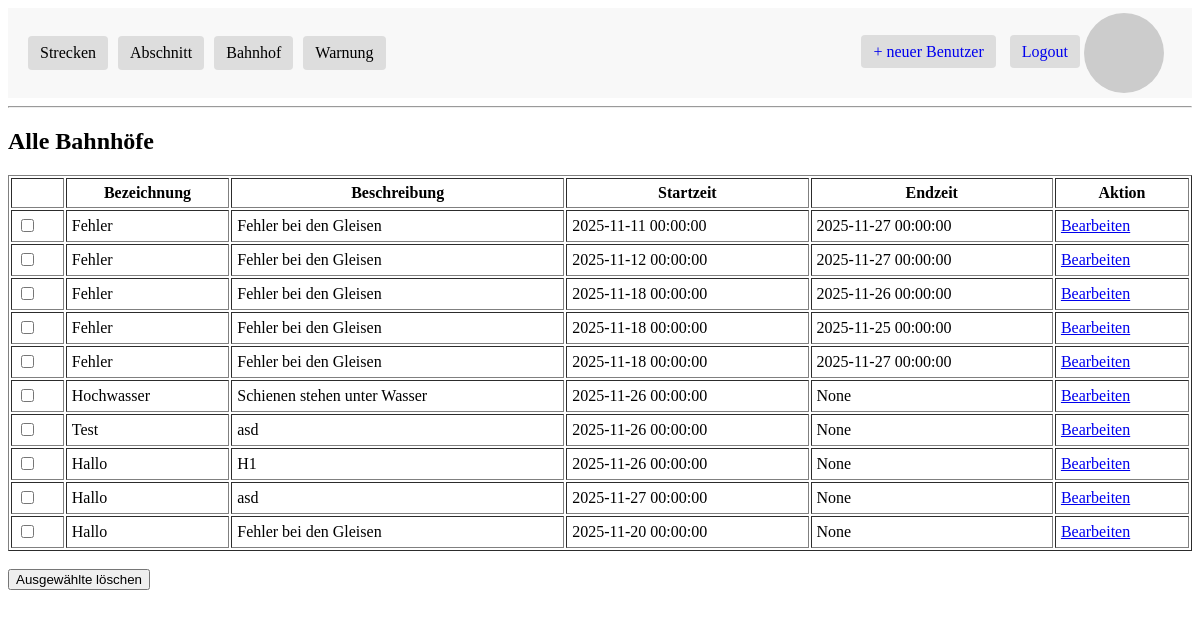
Screenshot of /warnung (signed in) with the database file from the repository.
### app/models.py (models this page shows, shortened)
class Warnung(db.Model):
    __tablename__ = 'warnung'
    warnungId: so.Mapped[int] = so.mapped_column(primary_key=True)
    bezeichnung: so.Mapped[str] = so.mapped_column(sa.String(100))
    beschreibung: so.Mapped[Optional[str]] = so.mapped_column(sa.Text)
    startZeit: so.Mapped[datetime] = so.mapped_column()
    endZeit: so.Mapped[Optional[datetime]] = so.mapped_column()
    abschnitte: so.Mapped[list["Abschnitt"]] = so.relationship(
        "Abschnitt",
        secondary=abschnitt_warnung_m2m,
        back_populates="warnungen"  # MUSS exakt so heißen wie die property in Abschnitt
    )

### app/routes.py (the view)
@app.route('/', methods=['GET', 'POST'])
@app.route('/warnung', methods=['GET', 'POST'])
@login_required
def warnung():
    posts = Warnung.query.all()
    return render_template(
        'warnung.html',
        posts=posts,
        role=current_user.role
    )

### app/models.py (called while the page is built)
@login.user_loader
def load_user(id):
    return db.session.get(User, int(id))

    def avatar(self, size):
        digest = md5(self.email.lower().encode('utf-8')).hexdigest()
        return f'https://www.gravatar.com/avatar/{digest}?d=identicon&s={size}'

### app/templates/warnung.html (shortened to what this page needs)
{% extends "base.html" %}
{% block content %}
<h2>Alle Bahnhöfe</h2>
<div style="display: flex; gap: 20px;">
    <div style="flex: 1; overflow-y: auto; max-height: 80vh;">
        <form method="POST" action="{{ url_for('delete_multiple_warnung') }}">
            <table border="1" cellpadding="5" style="width:100%;">
                <tr>
                    {% if role.value != 'mitarbeiter' %}
                    <th></th>
                    {% endif %}
                    <th>Bezeichnung</th>
                    <th>Beschreibung</th>
                    <th>Startzeit</th>
                    <th>Endzeit</th>
                    {% if role.value != 'mitarbeiter' %}
                    <th>Aktion</th>
                    {% endif %}
                </tr>
                {% for w in posts %}
                <tr>
                    {% if role.value != 'mitarbeiter' %}
                    <td><input type="checkbox" name="warnung_ids" value="{{ w.warnungId }}"></td>
                    {% endif %}
                    <td>{{ w.bezeichnung }}</td>
                    <td>{{ w.beschreibung }}</td>
                    <td>{{ w.startZeit }}</td>
                    <td>{{ w.endZeit }}</td>
                    {% if role.value != 'mitarbeiter' %}
                    <td>
                        <a href="{{ url_for('edit_warnung', warnung_id=w.warnungId) }}">Bearbeiten</a>
                    </td>
                    {% endif %}
                </tr>
                {% endfor %}
            </table>
            <br>
            {% if role.value != 'mitarbeiter' %}
            <button type="submit" onclick="return confirm('Willst du wirklich alle ausgewählten Warnungen löschen?');">
                Ausgewählte löschen
            </button>
            {% endif %}
        </form>
    </div>
</div>
{% endblock %}

### rows the page displays
Warnung: bezeichnung "Fehler", beschreibung "Fehler bei den Gleisen", startZeit "2025-11-11 00:00:00", endZeit "2025-11-27 00:00:00"
Warnung: bezeichnung "Fehler", beschreibung "Fehler bei den Gleisen", startZeit "2025-11-12 00:00:00", endZeit "2025-11-27 00:00:00"
Warnung: bezeichnung "Fehler", beschreibung "Fehler bei den Gleisen", startZeit "2025-11-18 00:00:00", endZeit "2025-11-26 00:00:00"
Warnung: bezeichnung "Fehler", beschreibung "Fehler bei den Gleisen", startZeit "2025-11-18 00:00:00", endZeit "2025-11-25 00:00:00"
Warnung: bezeichnung "Fehler", beschreibung "Fehler bei den Gleisen", startZeit "2025-11-18 00:00:00", endZeit "2025-11-27 00:00:00"
Warnung: bezeichnung "Hochwasser", beschreibung "Schienen stehen unter Wasser", startZeit "2025-11-26 00:00:00", endZeit "None"
Warnung: bezeichnung "Test", beschreibung "asd", startZeit "2025-11-26 00:00:00", endZeit "None"
Warnung: bezeichnung "Hallo", beschreibung "H1", startZeit "2025-11-26 00:00:00", endZeit "None"
Warnung: bezeichnung "Hallo", beschreibung "asd", startZeit "2025-11-27 00:00:00", endZeit "None"
Warnung: bezeichnung "Hallo", beschreibung "Fehler bei den Gleisen", startZeit "2025-11-20 00:00:00", endZeit "None"
